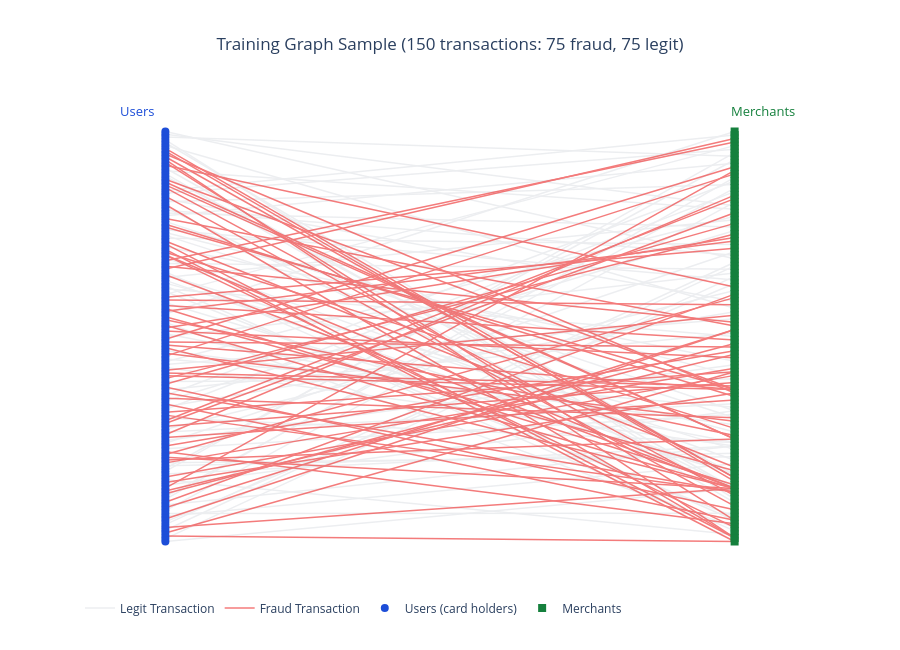

The cell this chart's notebook holds for it:
### Markdown cell above
## 1. Graph Overview

A sample of the full training graph — bipartite layout with users on the left and merchants on the right.
Red edges are fraudulent transactions.

### Code cell
# Sample a balanced set of training edges for the overview
train_labels = pd.read_csv(os.path.join(DATA_DIR, 'edges', 'user_to_merchant_label.csv'))
fraud_train_idx = train_labels[train_labels['Fraud'] == 1].index
legit_train_idx = train_labels[train_labels['Fraud'] == 0].index

N_OVERVIEW = 150
sample_fraud = np.random.choice(fraud_train_idx, min(N_OVERVIEW // 2, len(fraud_train_idx)), replace=False)
sample_legit = np.random.choice(legit_train_idx, N_OVERVIEW // 2, replace=False)
overview_idx = np.sort(np.concatenate([sample_fraud, sample_legit]))

ov_edges  = train_edges.iloc[overview_idx]
ov_labels = train_labels.iloc[overview_idx]

# Collect unique nodes
ov_users     = sorted(ov_edges['src'].unique())
ov_merchants = sorted(ov_edges['dst'].unique())

user_pos_ov     = {u: (0.0, (i / max(len(ov_users) - 1, 1)) * 10) for i, u in enumerate(ov_users)}
merchant_pos_ov = {m: (2.0, (i / max(len(ov_merchants) - 1, 1)) * 10) for i, m in enumerate(ov_merchants)}

fig_overview = go.Figure()

# Draw edges (legit = light gray, fraud = red)
for color, label, idx_group in [('#E5E7EB', 'Legit Transaction', ov_labels[ov_labels['Fraud'] == 0].index),
                                  ('#EF4444', 'Fraud Transaction', ov_labels[ov_labels['Fraud'] == 1].index)]:
    x_lines, y_lines = [], []
    for idx in idx_group:
        row = ov_edges.loc[idx]
        u, m = int(row['src']), int(row['dst'])
        if u in user_pos_ov and m in merchant_pos_ov:
            ux, uy = user_pos_ov[u]
            mx, my = merchant_pos_ov[m]
            x_lines += [ux, mx, None]
            y_lines += [uy, my, None]
    fig_overview.add_trace(go.Scatter(
        x=x_lines, y=y_lines, mode='lines',
        line=dict(color=color, width=1.5),
        name=label, opacity=0.7,
    ))

# Draw user nodes
fig_overview.add_trace(go.Scatter(
    x=[user_pos_ov[u][0] for u in ov_users],
    y=[user_pos_ov[u][1] for u in ov_users],
    mode='markers',
    marker=dict(size=8, color='#1D4ED8', symbol='circle'),
    name='Users (card holders)',
    hovertext=[f'User {u}<br>Degree: {len(neighbors_user.get(u, set()))}' for u in ov_users],
    hoverinfo='text',
))

# Draw merchant nodes
fig_overview.add_trace(go.Scatter(
    x=[merchant_pos_ov[m][0] for m in ov_merchants],
    y=[merchant_pos_ov[m][1] for m in ov_merchants],
    mode='markers',
    marker=dict(size=8, color='#15803D', symbol='square'),
    name='Merchants',
    hovertext=[f'Merchant {m}<br>Degree: {len(neighbors_merchant.get(m, set()))}' for m in ov_merchants],
    hoverinfo='text',
))

fig_overview.add_annotation(text='Users', x=-0.1, y=10.5, xref='x', yref='y', showarrow=False,
                             font=dict(size=13, color='#1D4ED8'))
fig_overview.add_annotation(text='Merchants', x=2.1, y=10.5, xref='x', yref='y', showarrow=False,
                             font=dict(size=13, color='#15803D'))

fig_overview.update_layout(
    title=dict(text=f'Training Graph Sample ({N_OVERVIEW} transactions: {len(sample_fraud)} fraud, {N_OVERVIEW//2} legit)', x=0.5),
    xaxis=dict(showgrid=False, zeroline=False, showticklabels=False, range=[-0.3, 2.3]),
    yaxis=dict(showgrid=False, zeroline=False, showticklabels=False),
    plot_bgcolor='white',
    height=650,
    legend=dict(orientation='h', y=-0.05),
)
fig_overview.show()

### Figure 1 — Plotly figure (JSON) as saved in the notebook; plotly's stock layout.template omitted (floating-point values rounded to 4 significant figures; data arrays with more than 128 entries replaced by an {"elided": "..."} marker saying what was removed)
{"data": [{"line": {"color": "#E5E7EB", "width": 1.5}, "mode": "lines", "name": "Legit Transaction", "opacity": 0.7, "type": "scatter", "x": {"elided": "225 int values"}, "y": {"elided": "225 float values"}}, {"line": {"color": "#EF4444", "width": 1.5}, "mode": "lines", "name": "Fraud Transaction", "opacity": 0.7, "type": "scatter", "x": {"elided": "225 int values"}, "y": {"elided": "225 float values"}}, {"hoverinfo": "text", "hovertext": {"elided": "147 str values"}, "marker": {"color": "#1D4ED8", "size": 8, "symbol": "circle"}, "mode": "markers", "name": "Users (card holders)", "type": "scatter", "x": {"elided": "147 int values"}, "y": {"elided": "147 float values"}}, {"hoverinfo": "text", "hovertext": ["Merchant 2<br>Degree: 1286", "Merchant 4<br>Degree: 1754", "Merchant 11<br>Degree: 2072", "Merchant 13<br>Degree: 1871", "Merchant 14<br>Degree: 2762", "Merchant 19<br>Degree: 1019", "Merchant 21<br>Degree: 1209", "Merchant 25<br>Degree: 2129", "Merchant 26<br>Degree: 919", "Merchant 27<br>Degree: 870", "Merchant 37<br>Degree: 260", "Merchant 38<br>Degree: 698", "Merchant 40<br>Degree: 2381", "Merchant 46<br>Degree: 915", "Merchant 50<br>Degree: 1343", "Merchant 51<br>Degree: 3337", "Merchant 52<br>Degree: 1196", "Merchant 54<br>Degree: 1017", "Merchant 61<br>Degree: 3000", "Merchant 68<br>Degree: 2847", "Merchant 71<br>Degree: 495", "Merchant 75<br>Degree: 596", "Merchant 77<br>Degree: 1055", "Merchant 78<br>Degree: 592", "Merchant 79<br>Degree: 1125", "Merchant 80<br>Degree: 908", "Merchant 83<br>Degree: 1646", "Merchant 91<br>Degree: 2252", "Merchant 93<br>Degree: 2268", "Merchant 107<br>Degree: 465", "Merchant 108<br>Degree: 1140", "Merchant 109<br>Degree: 798", "Merchant 111<br>Degree: 583", "Merchant 114<br>Degree: 914", "Merchant 116<br>Degree: 720", "Merchant 119<br>Degree: 996", "Merchant 123<br>Degree: 675", "Merchant 128<br>Degree: 1211", "Merchant 136<br>Degree: 1117", "Merchant 147<br>Degree: 1112", "Merchant 157<br>Degree: 457", "Merchant 161<br>Degree: 515", "Merchant 178<br>Degree: 1580", "Merchant 192<br>Degree: 1278", "Merchant 204<br>Degree: 806", "Merchant 207<br>Degree: 1295", "Merchant 215<br>Degree: 974", "Merchant 244<br>Degree: 1196", "Merchant 257<br>Degree: 1277", "Merchant 258<br>Degree: 75", "Merchant 262<br>Degree: 682", "Merchant 271<br>Degree: 262", "Merchant 289<br>Degree: 435", "Merchant 297<br>Degree: 796", "Merchant 300<br>Degree: 992", "Merchant 308<br>Degree: 584", "Merchant 314<br>Degree: 777", "Merchant 330<br>Degree: 305", "Merchant 339<br>Degree: 754", "Merchant 394<br>Degree: 479", "Merchant 409<br>Degree: 848", "Merchant 422<br>Degree: 490", "Merchant 440<br>Degree: 378", "Merchant 442<br>Degree: 675", "Merchant 501<br>Degree: 135", "Merchant 528<br>Degree: 897", "Merchant 531<br>Degree: 447", "Merchant 532<br>Degree: 144", "Merchant 556<br>Degree: 116", "Merchant 568<br>Degree: 29", "Merchant 580<br>Degree: 470", "Merchant 662<br>Degree: 583", "Merchant 685<br>Degree: 154", "Merchant 848<br>Degree: 91", "Merchant 892<br>Degree: 374", "Merchant 911<br>Degree: 130", "Merchant 1601<br>Degree: 23", "Merchant 1659<br>Degree: 4", "Merchant 1890<br>Degree: 4", "Merchant 2216<br>Degree: 3", "Merchant 3011<br>Degree: 5", "Merchant 3310<br>Degree: 3", "Merchant 3345<br>Degree: 8", "Merchant 3440<br>Degree: 10", "Merchant 3471<br>Degree: 4", "Merchant 3783<br>Degree: 39", "Merchant 3930<br>Degree: 32", "Merchant 4587<br>Degree: 55", "Merchant 4926<br>Degree: 14", "Merchant 6010<br>Degree: 22", "Merchant 7907<br>Degree: 9", "Merchant 8128<br>Degree: 13", "Merchant 8978<br>Degree: 3", "Merchant 10152<br>Degree: 6", "Merchant 10722<br>Degree: 12", "Merchant 11658<br>Degree: 18", "Merchant 11860<br>Degree: 2", "Merchant 11929<br>Degree: 1", "Merchant 12103<br>Degree: 11", "Merchant 12384<br>Degree: 3", "Merchant 12691<br>Degree: 2", "Merchant 17400<br>Degree: 1", "Merchant 17976<br>Degree: 5", "Merchant 18066<br>Degree: 11", "Merchant 21510<br>Degree: 1", "Merchant 21799<br>Degree: 3", "Merchant 23142<br>Degree: 1", "Merchant 23275<br>Degree: 1", "Merchant 23350<br>Degree: 2", "Merchant 24257<br>Degree: 2", "Merchant 24446<br>Degree: 2", "Merchant 26241<br>Degree: 1", "Merchant 26524<br>Degree: 2", "Merchant 29541<br>Degree: 2", "Merchant 31001<br>Degree: 2", "Merchant 35610<br>Degree: 1", "Merchant 37082<br>Degree: 1"], "marker": {"color": "#15803D", "size": 8, "symbol": "square"}, "mode": "markers", "name": "Merchants", "type": "scatter", "x": [2, 2, 2, 2, 2, 2, 2, 2, 2, 2, 2, 2, 2, 2, 2, 2, 2, 2, 2, 2, 2, 2, 2, 2, 2, 2, 2, 2, 2, 2, 2, 2, 2, 2, 2, 2, 2, 2, 2, 2, 2, 2, 2, 2, 2, 2, 2, 2, 2, 2, 2, 2, 2, 2, 2, 2, 2, 2, 2, 2, 2, 2, 2, 2, 2, 2, 2, 2, 2, 2, 2, 2, 2, 2, 2, 2, 2, 2, 2, 2, 2, 2, 2, 2, 2, 2, 2, 2, 2, 2, 2, 2, 2, 2, 2, 2, 2, 2, 2, 2, 2, 2, 2, 2, 2, 2, 2, 2, 2, 2, 2, 2, 2, 2, 2, 2, 2], "y": [0, 0.08621, 0.1724, 0.2586, 0.3448, 0.431, 0.5172, 0.6034, 0.6897, 0.7759, 0.8621, 0.9483, 1.034, 1.121, 1.207, 1.293, 1.379, 1.466, 1.552, 1.638, 1.724, 1.81, 1.897, 1.983, 2.069, 2.155, 2.241, 2.328, 2.414, 2.5, 2.586, 2.672, 2.759, 2.845, 2.931, 3.017, 3.103, 3.19, 3.276, 3.362, 3.448, 3.534, 3.621, 3.707, 3.793, 3.879, 3.966, 4.052, 4.138, 4.224, 4.31, 4.397, 4.483, 4.569, 4.655, 4.741, 4.828, 4.914, 5, 5.086, 5.172, 5.259, 5.345, 5.431, 5.517, 5.603, 5.69, 5.776, 5.862, 5.948, 6.034, 6.121, 6.207, 6.293, 6.379, 6.466, 6.552, 6.638, 6.724, 6.81, 6.897, 6.983, 7.069, 7.155, 7.241, 7.328, 7.414, 7.5, 7.586, 7.672, 7.759, 7.845, 7.931, 8.017, 8.103, 8.19, 8.276, 8.362, 8.448, 8.534, 8.621, 8.707, 8.793, 8.879, 8.966, 9.052, 9.138, 9.224, 9.31, 9.397, 9.483, 9.569, 9.655, 9.741, 9.828, 9.914, 10]}], "layout": {"annotations": [{"font": {"color": "#1D4ED8", "size": 13}, "showarrow": false, "text": "Users", "x": -0.1, "xref": "x", "y": 10.5, "yref": "y"}, {"font": {"color": "#15803D", "size": 13}, "showarrow": false, "text": "Merchants", "x": 2.1, "xref": "x", "y": 10.5, "yref": "y"}], "height": 650, "legend": {"orientation": "h", "y": -0.05}, "plot_bgcolor": "white", "title": {"text": "Training Graph Sample (150 transactions: 75 fraud, 75 legit)", "x": 0.5}, "xaxis": {"range": [-0.3, 2.3], "showgrid": false, "showticklabels": false, "zeroline": false}, "yaxis": {"showgrid": false, "showticklabels": false, "zeroline": false}}}
